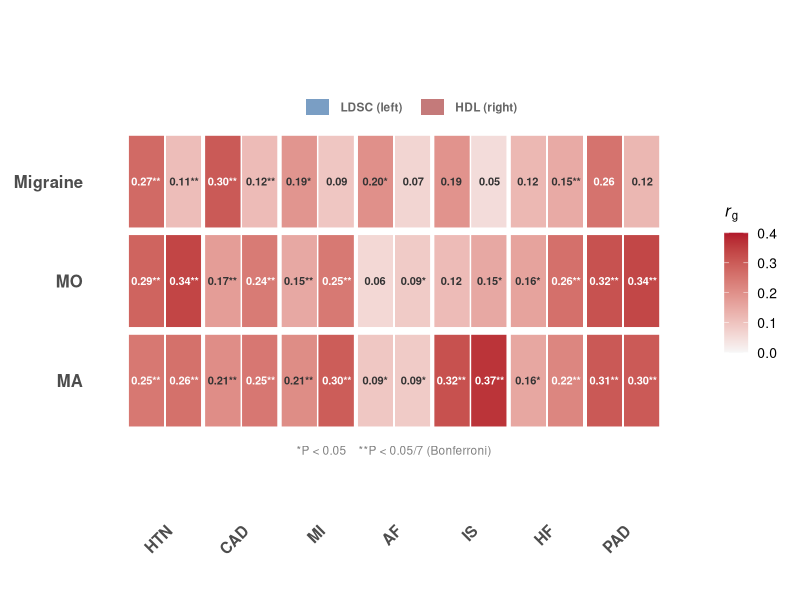
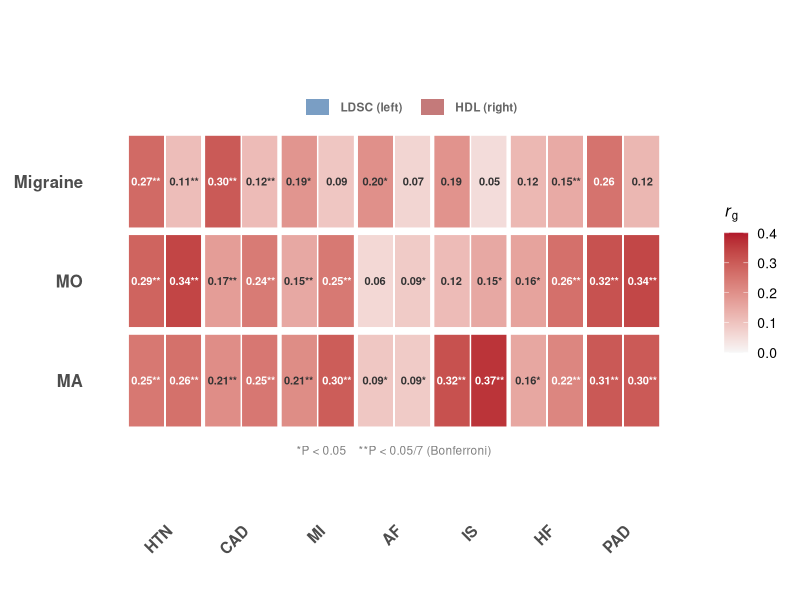

Generate these figures, in order, with R:
# =============================================================================
# Figure | Genetic correlation heatmap (LDSC vs HDL)
# =============================================================================
# Split-cell heatmap of genome-wide genetic correlation (rg) between the
# three migraine phenotypes and seven cardiovascular diseases. Each cell is
# divided in two: the left half shows the LDSC estimate, the right half the
# HDL estimate. Significance is annotated with asterisks.
#
# This script is self-contained: the rg / P values below are the published
# estimates (Table 1 of the manuscript). Only public packages are required.
#   install.packages(c("ggplot2", "dplyr"))
# =============================================================================

library(ggplot2)
library(dplyr)

OUT_DIR <- "results/figures"
dir.create(OUT_DIR, recursive = TRUE, showWarnings = FALSE)

# ---- Data: published rg and P values ---------------------------------------
dat <- data.frame(
  migraine = c(rep("Migraine", 7), rep("MO", 7), rep("MA", 7)),
  cvd = rep(c("AF", "CAD", "HF", "HTN", "IS", "MI", "PAD"), 3),
  ldsc_rg = c(0.2006, 0.3042, 0.1231, 0.2733, 0.1949, 0.1914, 0.2563,
              0.0600, 0.1746, 0.1634, 0.2858, 0.1156, 0.1530, 0.3174,
              0.0931, 0.2059, 0.1555, 0.2471, 0.3192, 0.2073, 0.3056),
  ldsc_p  = c(0.0085, 8.0441e-06, 0.37, 4.6604e-05, 0.2245, 0.0271, 0.1191,
              0.0725, 5.1099e-06, 0.0278, 8.9713e-14, 0.0712, 0.0023, 0.0015,
              0.0159, 1.9183e-08, 0.0496, 4.9095e-10, 3.5469e-07, 2.4206e-06, 0.0035),
  hdl_rg  = c(0.0654, 0.1159, 0.1491, 0.1122, 0.0519, 0.0947, 0.1245,
              0.0851, 0.2415, 0.2625, 0.3407, 0.1534, 0.2452, 0.3377,
              0.0851, 0.2485, 0.2207, 0.2610, 0.3671, 0.2983, 0.3033),
  hdl_p   = c(9.23e-02, 1.60e-03, 4.59e-03, 5.88e-03, 5.03e-01, 2.02e-01, 7.93e-02,
              4.89e-02, 1.33e-07, 1.70e-03, 1.23e-14, 3.72e-02, 6.55e-03, 4.57e-03,
              4.89e-02, 2.14e-08, 5.67e-04, 1.50e-09, 2.11e-05, 5.19e-04, 4.81e-03),
  stringsAsFactors = FALSE
)

# Bonferroni threshold: 0.05 / 7 cardiovascular traits
bonf <- 0.05 / 7

# significance annotation: ** Bonferroni, * nominal
add_sig <- function(p) ifelse(p < bonf, "**", ifelse(p < 0.05, "*", ""))

# ---- Reshape to long format: one row per migraine x cvd x method ------------
dat_long <- bind_rows(
  dat %>% transmute(migraine, cvd, method = "LDSC",
                    rg = ldsc_rg, p = ldsc_p,
                    label = paste0(sprintf("%.2f", ldsc_rg), add_sig(ldsc_p))),
  dat %>% transmute(migraine, cvd, method = "HDL",
                    rg = hdl_rg, p = hdl_p,
                    label = paste0(sprintf("%.2f", hdl_rg), add_sig(hdl_p)))
)

dat_long$migraine <- factor(dat_long$migraine, levels = c("Migraine", "MO", "MA"))
dat_long$cvd      <- factor(dat_long$cvd,
                            levels = c("HTN", "CAD", "MI", "AF", "IS", "HF", "PAD"))
dat_long$method   <- factor(dat_long$method, levels = c("LDSC", "HDL"))

# ---- Numeric coordinates for the left / right half-cells --------------------
dat_long <- dat_long %>%
  mutate(
    x_num = as.numeric(cvd),
    y_num = as.numeric(migraine),
    x_pos = ifelse(method == "LDSC", x_num - 0.25, x_num + 0.25),  # LDSC=left
    text_col = ifelse(rg > 0.22, "white", "grey20")               # readable text
  )

# ---- Plot -------------------------------------------------------------------
p <- ggplot(dat_long) +
  # left / right half-cell colour blocks
  geom_tile(aes(x = x_pos, y = y_num, fill = rg),
            width = 0.48, height = 0.95, color = NA) +
  # cell outline
  geom_tile(aes(x = x_num, y = y_num),
            width = 0.98, height = 0.95, fill = NA,
            color = "white", linewidth = 0.8) +
  # central divider between the two methods
  geom_segment(data = dat_long %>% filter(method == "LDSC"),
               aes(x = x_num, xend = x_num,
                   y = y_num - 0.475, yend = y_num + 0.475),
               color = "white", linewidth = 0.5) +
  # rg value + significance asterisks
  geom_text(aes(x = x_pos, y = y_num, label = label, color = text_col),
            size = 2.8, fontface = "bold", show.legend = FALSE) +
  scale_fill_gradient2(low = "#2166AC", mid = "#F7F7F7", high = "#B2182B",
                       midpoint = 0, limits = c(0, 0.40),
                       name = expression(italic(r)[g])) +
  scale_color_identity() +
  scale_x_continuous(breaks = 1:7, labels = levels(dat_long$cvd),
                     expand = c(0.06, 0.06)) +
  scale_y_continuous(breaks = 1:3, labels = levels(dat_long$migraine),
                     expand = c(0.12, 0.12), trans = "reverse") +
  labs(x = NULL, y = NULL) +
  theme_minimal(base_size = 13) +
  theme(
    axis.text.x = element_text(angle = 45, hjust = 1, size = 11, face = "bold"),
    axis.text.y = element_text(size = 12, face = "bold"),
    panel.grid  = element_blank(),
    legend.position = "right",
    legend.title = element_text(size = 12),
    legend.text  = element_text(size = 10),
    plot.margin  = margin(30, 10, 30, 10)
  )

# ---- Method legend (LDSC = left, HDL = right) and significance note ---------
legend_df <- data.frame(
  x = c(3.0, 4.5), y = c(0.25, 0.25),
  label = c("LDSC (left)", "HDL (right)"),
  fill  = c("#7a9ec4", "#c47a7a")
)

p2 <- p +
  geom_rect(data = legend_df,
            aes(xmin = x - 0.15, xmax = x + 0.15,
                ymin = y - 0.08, ymax = y + 0.08),
            fill = legend_df$fill, inherit.aes = FALSE) +
  geom_text(data = legend_df,
            aes(x = x + 0.3, y = y, label = label),
            hjust = 0, size = 3, color = "grey40",
            fontface = "bold", inherit.aes = FALSE) +
  annotate("text", x = 4, y = 3.7,
           label = "*P < 0.05    **P < 0.05/7 (Bonferroni)",
           size = 3, color = "grey50") +
  coord_cartesian(ylim = c(3.8, 0.15), clip = "off")

# ---- Save -------------------------------------------------------------------
ggsave(file.path(OUT_DIR, "Figure_rg_heatmap.pdf"), p2,
       width = 8, height = 4.5, dpi = 300)
ggsave(file.path(OUT_DIR, "Figure_rg_heatmap.png"), p2,
       width = 8, height = 4.5, dpi = 300, bg = "white")

cat("Saved: Figure_rg_heatmap.pdf / .png in", OUT_DIR, "\n")
